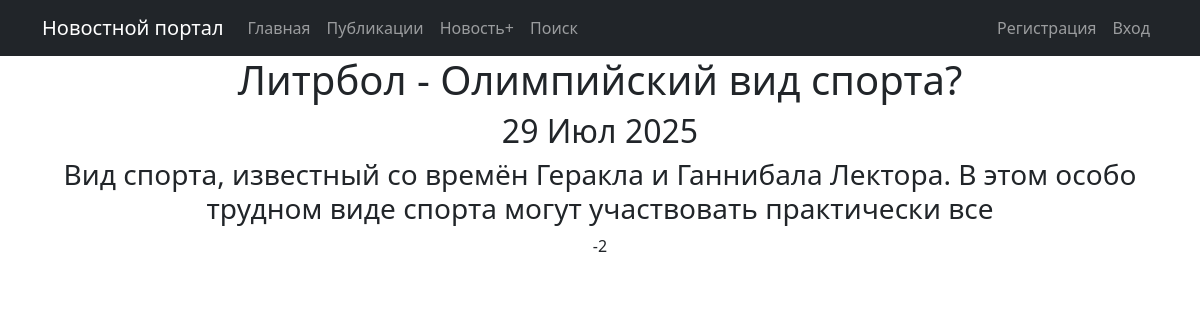
Screenshot of /post/7/ with the database file from the repository.
### news/models.py (models this page shows, shortened)
class Post(models.Model):
    NEWS = 'NW'
    ARTICLE = 'AR'
    POST_TYPE_CHOICES = [(NEWS, 'Новость'),(ARTICLE, 'Статья')]
    author = models.ForeignKey(Author, on_delete=models.CASCADE, related_name="posts")
    created_at = models.DateTimeField(auto_now_add=True)
    categories = models.ManyToManyField("Category", through='PostCategory')
    title = models.CharField(max_length=255)
    post_type = models.CharField(max_length=2, choices=POST_TYPE_CHOICES)
    content = models.TextField()
    rating = models.IntegerField(default= 0)

### news/views.py (the view)
# urls.py: path('<int:pk>/',NewsDetail.as_view(), name= 'news_detail'),
class NewsDetail(DetailView):
    model = Post
    template_name = 'post.html'
    context_object_name = 'post'

### templates/post.html (shortened to what this page needs)
{% extends 'flatpages/default.html' %}
{% block content %}
<h1>{{ post.title }}</h1>
<h2>{{ post.created_at|date:'d M Y'}}</h2>
<h3>{{ post.content }}</h3>
<span>{{ post.rating }}</span>
{% endblock content %}

### rows the page displays
Post: title "Литрбол - Олимпийский вид спорта?", created_at "29 Июл 2025", content "Вид спорта, известный со времён Геракла и Ганнибала Лектора. В этом особо трудном виде спорта могут участвовать практически все", rating "-2"
